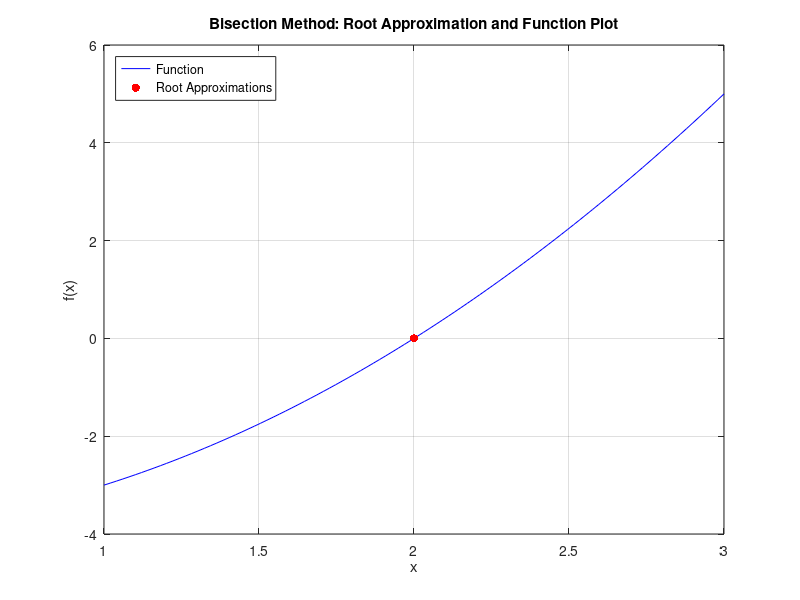

Source code (MATLAB):
% Bisection Method

% Define the function for which you want to find the root
f = @(x) x.^2 - 4;  % Use element-wise power

% Define the interval [a, b] where the root is expected to lie
a = 1;
b = 3;

% Tolerance for stopping criterion
tolerance = 1e-6;

% Maximum number of iterations
max_iterations = 100;

% Initialize arrays to store iteration values for plotting
iteration_nums = [];
root_approximations = [];

% Bisection iteration
for i = 1:max_iterations
    c = (a + b) / 2;
    fc = f(c);
    
    iteration_nums = [iteration_nums, i];  % Store iteration number
    root_approximations = [root_approximations, c];  % Store root approximation
    
    if abs(fc) < tolerance
        fprintf('Approximate root: %.6f\n', c);
        break;
    end
    
    if sign(fc) == sign(f(a))
        a = c;
    else
        b = c;
    end
end

if i == max_iterations
    disp('Method did not converge within maximum iterations.');
end

% Plot the function and root approximation
x_values = linspace(a, b, 100);  % Generate x values for plotting
y_values = f(x_values);  % Calculate corresponding y values

figure;
plot(x_values, y_values, 'b-');  % Plot the function curve in blue
hold on;
scatter(root_approximations, zeros(size(root_approximations)), 'r', 'filled');  % Plot root approximations in red
hold off;

title('Bisection Method: Root Approximation and Function Plot');
xlabel('x');
ylabel('f(x)');
legend('Function', 'Root Approximations', 'Location', 'NorthWest');
grid on;

